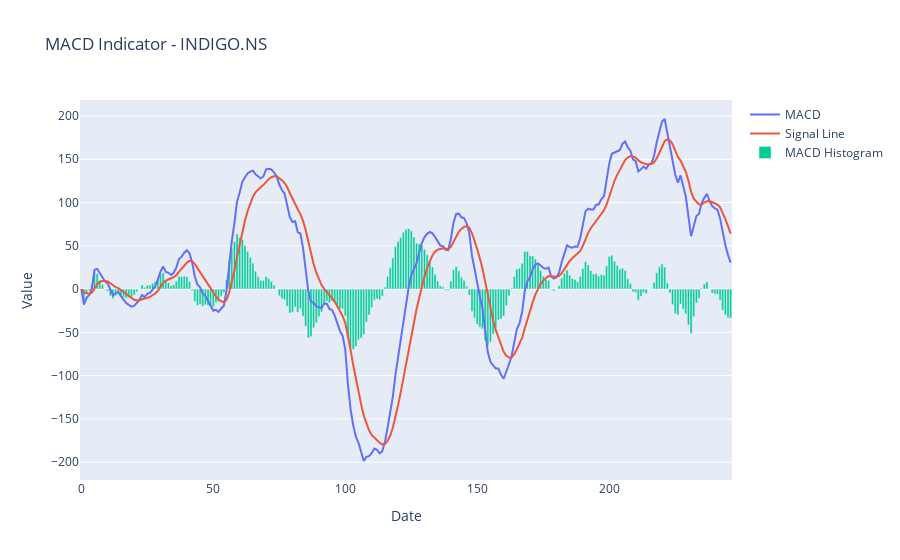

Write notebook code for a chart like this one.
### Code cell
# MACD Indicator
def calculate_macd(data, short_window, long_window, signal_window):
  data['Short_EMA'] = data['close'].ewm(span=short_window, adjust=False).mean()
  data['Long_EMA'] = data['close'].ewm(span=long_window, adjust=False).mean()
  data['MACD'] = data['Short_EMA'] - data['Long_EMA']
  data['Signal_Line'] = data['MACD'].ewm(span=signal_window, adjust=False).mean()
  data['MACD_Histogram'] = data['MACD'] - data['Signal_Line']
  return data

# Calculate MACD with typical parameters (12, 26, 9)
data = calculate_macd(data, short_window=12, long_window=26, signal_window=9)

# Plot MACD and Signal Line
fig_macd = go.Figure()
fig_macd.add_trace(go.Scatter(x=data.index, y=data['MACD'], mode='lines', name='MACD'))
fig_macd.add_trace(go.Scatter(x=data.index, y=data['Signal_Line'], mode='lines', name='Signal Line'))

# Plot MACD Histogram
fig_macd.add_trace(go.Bar(x=data.index, y=data['MACD_Histogram'], name='MACD Histogram'))

fig_macd.update_layout(title=f"MACD Indicator - {stock_symbol}", xaxis_title='Date', yaxis_title='Value')
fig_macd.show()

### Figure 1 — Plotly figure (JSON) as saved in the notebook; plotly's stock layout.template omitted (floating-point values rounded to 4 significant figures; data arrays with more than 128 entries replaced by an {"elided": "..."} marker saying what was removed)
{"data": [{"mode": "lines", "name": "MACD", "type": "scatter", "x": {"elided": "247 int values"}, "y": {"elided": "247 float values"}}, {"mode": "lines", "name": "Signal Line", "type": "scatter", "x": {"elided": "247 int values"}, "y": {"elided": "247 float values"}}, {"name": "MACD Histogram", "type": "bar", "x": {"elided": "247 int values"}, "y": {"elided": "247 float values"}}], "layout": {"title": {"text": "MACD Indicator - INDIGO.NS"}, "xaxis": {"title": {"text": "Date"}}, "yaxis": {"title": {"text": "Value"}}}}
